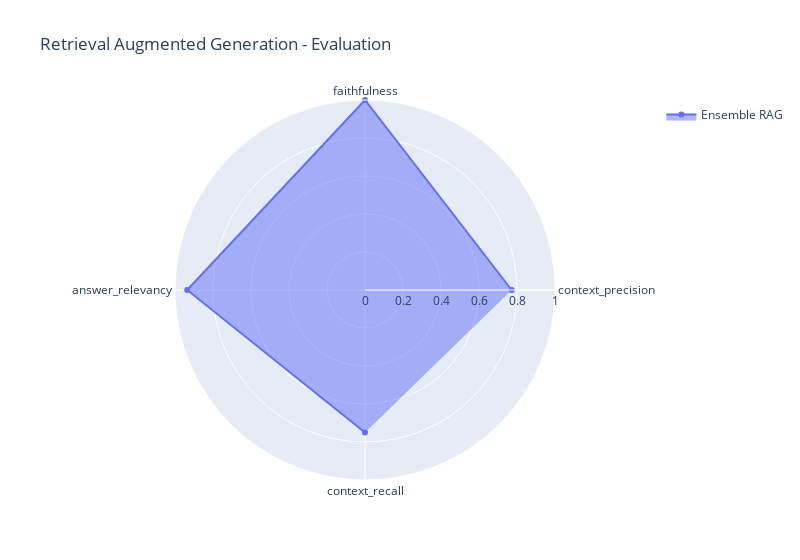

Notebook source saved alongside this figure:
### Code cell
import plotly.graph_objects as go


data = {
    'context_precision': result['context_precision'],
    'faithfulness': result['faithfulness'],
    'answer_relevancy': result['answer_relevancy'],
    'context_recall': result['context_recall'],
    }

fig = go.Figure()

fig.add_trace(go.Scatterpolar(
    r=list(data.values()),
    theta=list(data.keys()),
    fill='toself',
    name='Ensemble RAG'
))

fig.update_layout(
    polar=dict(
        radialaxis=dict(
            visible=True,
            range=[0, 1]
        )),
    showlegend=True,
    title='Retrieval Augmented Generation - Evaluation',
    width=800,
)

fig.show()

### Figure 1 — Plotly figure (JSON) as saved in the notebook; plotly's stock layout.template omitted (floating-point values rounded to 4 significant figures)
{"data": [{"fill": "toself", "name": "Ensemble RAG", "r": [0.7719, 1, 0.9359, 0.75], "theta": ["context_precision", "faithfulness", "answer_relevancy", "context_recall"], "type": "scatterpolar"}], "layout": {"polar": {"radialaxis": {"range": [0, 1], "visible": true}}, "showlegend": true, "title": {"text": "Retrieval Augmented Generation - Evaluation"}, "width": 800}}
